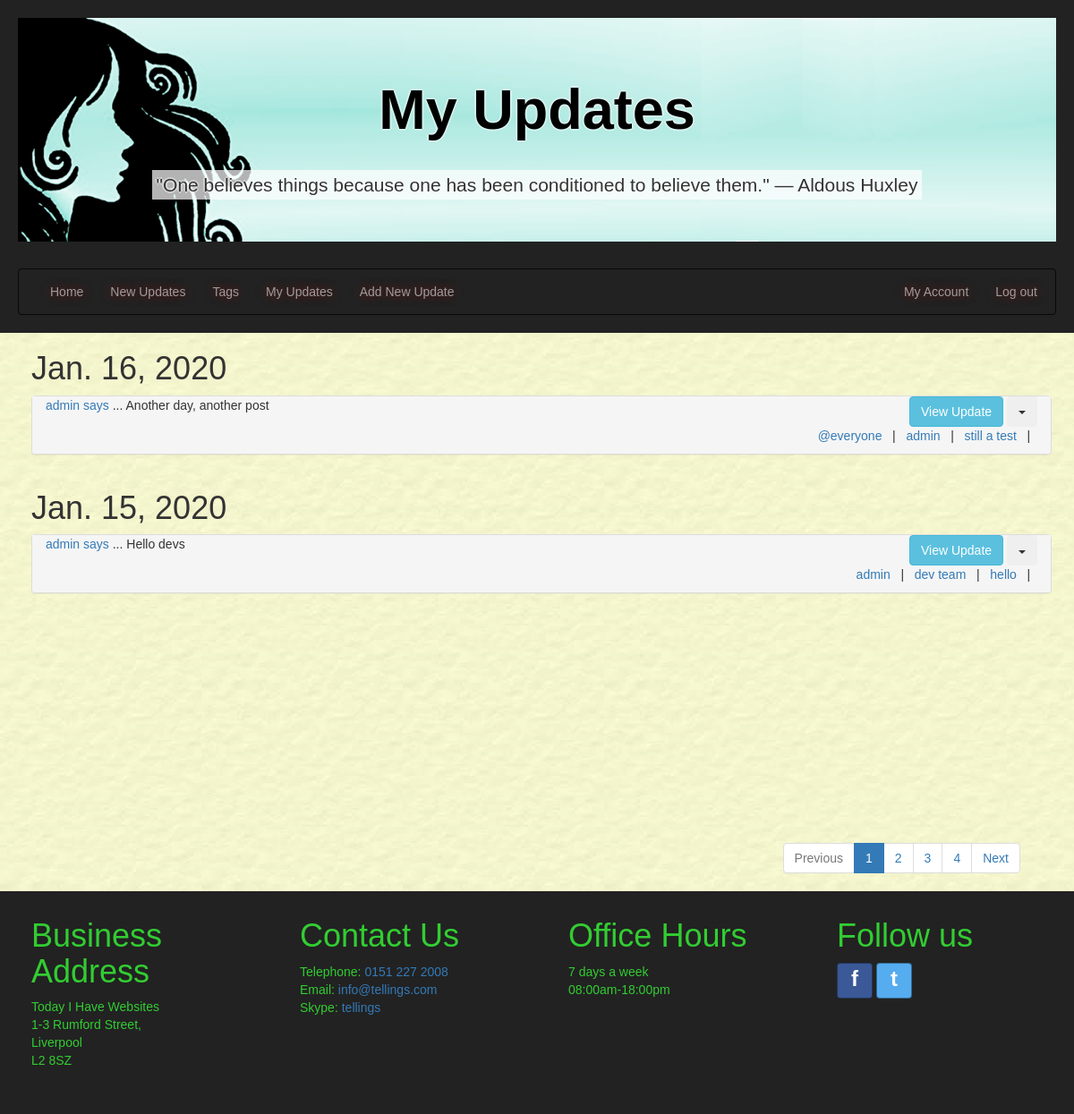
Screenshot of /myupdates/ (signed in) with the database file from the repository.
### tellings/models.py (models this page shows, shortened)
class UserPost(models.Model):
    postID = models.AutoField(primary_key=True, db_column='postID')
    user = models.ForeignKey(settings.AUTH_USER_MODEL, on_delete=models.CASCADE,
                             db_column='user')
    dateOfPost = models.DateField()
    postTitle = models.CharField(max_length=35, unique=True)
    postText = models.CharField(max_length=255)
    @property
    def post_tags(self):
        tagmaps = Tagmap.objects.filter(postID=self.postID)
        tagList = sorted([tag.tagID.tagName for tag in tagmaps])
        return tagList
    class Meta:
        verbose_name = "UserPost"
        verbose_name_plural = "UserPosts"

class Tag(models.Model):
    tagID = models.AutoField(primary_key=True, db_column='tagID')
    tagName = models.CharField(max_length=15)
    class Meta:
        ordering = ['tagName']
        verbose_name = "Tag"
        verbose_name_plural = "Tags"

### tellings/views.py (the view)
# urls.py: path('myupdates/', MyUpdatesListView.as_view(), name='myupdates'),
class MyUpdatesListView(LoginRequiredMixin, generic.ListView):
    model = UserPost
    template_name = "tellings/myupdates_list.html"
    paginate_by = 2
    http_method_names = ['get', 'post']
    def get_queryset(self):
        user_id = self.request.user.id
        tagName_val = False
        qs = super().get_queryset()
        if self.request.method == 'GET' and 'tagName' in self.request.GET:
            tagName_val = self.request.GET.get('tagName', False)
        if tagName_val:  # get posts for current user filtered by tagname
            try:
                tagID = Tag.objects.get(tagName=tagName_val).tagID
                tagmaps = Tagmap.objects.filter(tagID=tagID)
                postList = [tm.postID.postID for tm in tagmaps]
                qs = qs.filter(postID__in=postList).filter(user=user_id).order_by('-dateOfPost')
            except:
                qs = qs.filter(user=user_id).order_by('-dateOfPost')
        else:            # get all posts for current user
            qs = qs.filter(user=user_id).order_by('-dateOfPost')
        return qs
    def get_context_data(self, **kwargs):
        context = super(MyUpdatesListView, self).get_context_data(**kwargs)
        current_username = user_id = self.request.user.username
        quote = get_random_quote()
        if self.request.method == 'GET' and 'tagName' in self.request.GET:
            context['tagName'] = self.request.GET.get('tagName', '')
        context['current_username'] = current_username
        context['quote'] = quote
        return context

### tellings/templatetags/my_tags.py (called while the page is built)
@register.simple_tag(takes_context=True)
def param_replace(context, **kwargs):
    d = context['request'].GET.copy()
    for k, v in kwargs.items():
        d[k] = v
    for k in [k for k, v in d.items() if not v]:
        del d[k]
    return d.urlencode()

### tellings/views.py (called while the page is built)
def get_random_quote():
    secure_random = random.SystemRandom()
    random_quote = secure_random.choice(random_quotes)
    return _(random_quote)

### tellings/templates/tellings/myupdates_list.html (shortened to what this page needs)
{% extends 'tellings/base.html' %}
{% block headertitle1 %}My Updates{% endblock headertitle1 %}
{% block content %}
  <div class="container-fluid main-content">
    <div class="container currentUserUpdates" id="userUpdates">
        {% if userpost_list %}
        {% regroup userpost_list by dateOfPost as ordered_post_list %}
        {% for mypost in ordered_post_list %}
        <div class="row">
          <h1>{{ mypost.grouper }}</h1>
          <div class="panel-group">
            {% for item in mypost.list %}
              <div class="panel panel-default" id="panel_post_{{ item.postID }}">
                <div>
                  <div class="col-sm-8 panel-postTitle">
                    <p><a href="{% url 'tellings:myupdates' %}" name="{{ item.user }}">
                       {{ item.user }} says</a> ... {{ item.postTitle }}</p>
                  </div>
                  <div class="col-sm-4 align-panel-text-right">
                    <button class="btn btn-info collapse_btn" data-toggle="collapse" data-target="#collapse{{ item.postID }}">View Update</button>
                    {% if current_username %}
                      {% if item.user.username == current_username %}
                        <div class="btn-group">
                            <button type="button" class="btn dropdown-toggle" data-toggle="dropdown" aria-haspopup="true" aria-expanded="false">
                              <span class = "caret"></span>
                            </button>
                        </div>
                      {% endif %}
                    {% endif %}
                  </div>
                </div>
                <div class="panel-footer align-panel-text-right">
                  {% for tag in item.post_tags %}
                    <a href="{% url 'tellings:myupdates' %}?tagName={{ tag }}" name="{{ tag }}">{{ tag }}</a>
                    &nbsp;&nbsp;|&nbsp;&nbsp;
                  {% endfor %}
                </div>
              </div>
            {% endfor %}
          </div>
        </div>
        {% endfor %}
        {% else %}
        <div class="row"></div>
          <p>No results found.</p>
        </div>
        {% endif %}
    </div>
  </div>
{% endblock %}

### tellings/static/tellings/css/style.css (style rules this page uses)
* { font-family: Arial, Helvetica, sans-serif; margin: 0; padding: 0; color: #333; }
body { background-image: url('../imgs/bgimage.jpg'); }
.container-fluid { margin: 0px; padding-left: 20px; padding-right: 20px; }
.main-content { min-height: 550px; }
.row { margin:0px; }
.align-panel-text-right { text-align: right; }

### rows the page displays
UserPost: grouper "Jan. 16, 2020", user "admin", postTitle "Another day, another post"
Tag: post_tags "@everyone"
Tag: post_tags "admin" "admin"
Tag: post_tags "still a test"
UserPost: grouper "Jan. 15, 2020", user "admin", postTitle "Hello devs"
Tag: post_tags "dev team"
Tag: post_tags "hello"

### other values shown
{{ quote }} "\"One believes things because one has been conditioned to believe them.\" ― Aldous Huxley"
{{ i }} "1"
{{ i }} "2" "3" "4"
